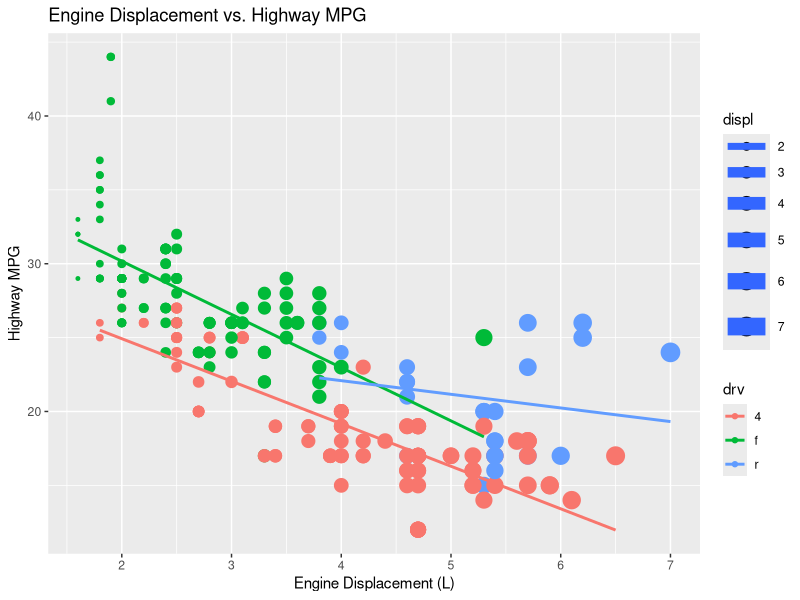

Reproduce this figure in R. (Note: this script raises an error after producing the figure.)
library(tidyverse)

data(mpg)

mpg %>% 
  ggplot(aes(x = displ, y = hwy, 
             color = drv, size = displ)) + #aes() maps the variables to the axes
  geom_point() +
  geom_smooth(method = "lm", se = FALSE) +
  labs(
    title = "Engine Displacement vs. Highway MPG",
    x = "Engine Displacement (L)",
    y = "Highway MPG"
  ) 

#利用mpg, 进行回归分析
# 1. 线性回归
lm_model <- lm(hwy ~ displ + drv, data = mpg)
summary(lm_model)

# 2. 逻辑回归
log_model <- glm(drv ~ displ + hwy, data = mpg, family = binomial)
summary(log_model)

# 3. 多项式回归
poly_model <- lm(hwy ~ poly(displ, 2) + drv, data = mpg)
summary(poly_model)

# 4. 岭回归
library(MASS)
ridge_model <- lm.ridge(hwy ~ displ + drv, data = mpg, lambda = seq(0, 10, by = 0.1))
plot(ridge_model)

# 5. Lasso回归
library(glmnet)
x <- model.matrix(hwy ~ displ + drv, data = mpg)[, -1]
y <- mpg$hwy
lasso_model <- glmnet(x, y, alpha = 1)


mpg %>%
  ggplot(aes(x = displ, y = hwy, 
             color = drv, size = displ)) + #aes() maps the variables to the axes
  geom_point() +
  geom_smooth(method = "lm", se = FALSE) +
  labs(
    title = "Engine Displacement vs. Highway MPG",
    x = "Engine Displacement (L)",
    y = "Highway MPG"
  )

#利用mpg绘制分组箱线图

mpg %>%
  ggplot(aes(x = drv, y = hwy, fill = drv)) +
  geom_boxplot() +
  labs(
    title = "Boxplot of Highway MPG by Drive Type",
    x = "Drive Type",
    y = "Highway MPG"
  ) +
  theme_minimal()

#利用mpg绘制分组小提琴图

mpg %>%
  ggplot(aes(x = drv, y = hwy, fill = drv)) +
  geom_violin() +
  labs(
    title = "Violin Plot of Highway MPG by Drive Type",
    x = "Drive Type",
    y = "Highway MPG"
  ) +
  theme_minimal()
#利用mpg绘制分组散点图
mpg %>%
  ggplot(aes(x = displ, y = hwy, color = drv)) +
  geom_point() +
  labs(
    title = "Scatter Plot of Engine Displacement vs. Highway MPG by Drive Type",
    x = "Engine Displacement (L)",
    y = "Highway MPG"
  ) +
  theme_minimal()

library(tidyverse)
data(mpg)

mpg %>% 
  ggplot(aes(x = displ, y = hwy, 
             color = drv, size = displ)) + #aes() maps the variables to the axes
  geom_point() + # 散点图
  geom_smooth(method = "lm", se = FALSE) +
  labs(
    title = "Engine Displacement vs. Highway MPG",
    x = "Engine Displacement (L)",
    y = "Highway MPG"
  )
  

# 绘制分组箱线图

mpg %>%
  ggplot(aes(x = drv, y = hwy, fill = drv)) +
  geom_boxplot() +
  labs(
    title = "Boxplot of Highway MPG by Drive Type",
    x = "Drive Type",
    y = "Highway MPG"
  ) +
  theme_minimal()

# 绘制分组小提琴图
mpg %>%
  ggplot(aes(x = drv, y = hwy, fill = drv)) +
  geom_violin() +
  labs(
    title = "Violin Plot of Highway MPG by Drive Type",
    x = "Drive Type",
    y = "Highway MPG"
  ) +
  theme_minimal()

#用mpg,做回归分析

# 1. 线性回归
lm_model <- lm(hwy ~ displ + drv, data = mpg)
summary(lm_model)

# 2. 逻辑回归
log_model <- glm(drv ~ displ + hwy, data = mpg, family = binomial) #family = binomial表示逻辑回归

summary(log_model)

# lm() 函数的使用
# 线性回归模型

lm(cty ~ displ + drv + hwy, data = mpg)

# 3. 多项式回归
poly_model <- lm(hwy ~ poly(displ, 2) + drv, data = mpg)

# 4. 岭回归
library(MASS)
ridge_model <- lm.ridge(hwy ~ displ + drv, data = mpg, lambda = seq(0, 10, by = 0.1))

plot(ridge_model)

# 5. Lasso回归
library(glmnet)
x <- model.matrix(hwy ~ displ + drv, data = mpg)[, -1]









